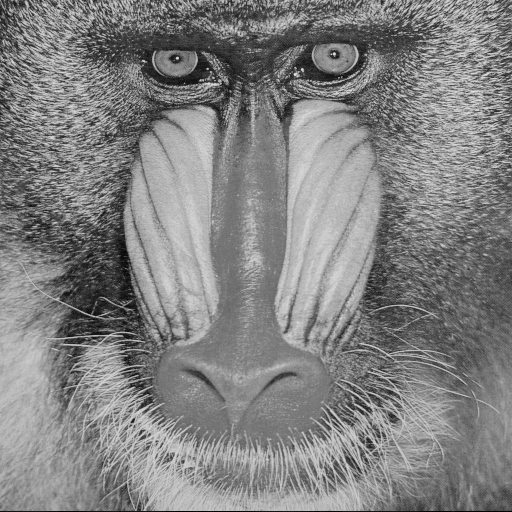
#> input picture Test_Images/mandrill.tiff, 512 x 512 px, found by its file name
$ jupyter execute FFT.ipynb
#> lines starting #> are read from the running program, lines starting #| are printed output that depends on the picture; after the words box and inside, x2 and y2 are one past the last pixel; in counts of white or black regions, pixels touching at a corner belong together
[cell 1]
import numpy as np
import cv2
import matplotlib.pyplot as plt

[cell 2]
path = '/content/drive/My Drive/Projects/DIP_Assignments/Test_Images/mandrill.tiff'
im = cv2.imread(path)
#> im is the input picture: shape (512, 512, 3); min 0, max 231, mean 129.6
plt.figure(figsize=(5,5))
plt.imshow(im,cmap='gray')
plt.show()

[cell 3]
# FFT
F1 = np.fft.fft2(im)
plt.figure(figsize=(5,5))
F1 = F1[:,:,0]
F1 = np.abs(F1).astype(np.uint8)
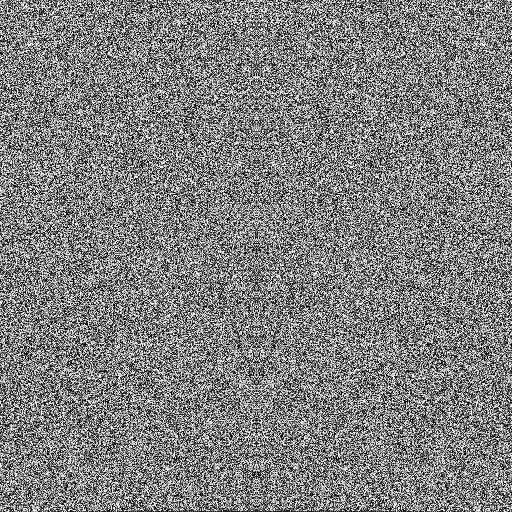
#> F1: shape (512, 512); min 0, max 255, mean 127.5
plt.imshow(F1,cmap='gray')
plt.show()

[cell 4]
# Ideal Low Pass Filter
def getdistance(a,b):
  dist = (((a[0]-b[0])**2) + ((a[1]-b[1])**2))**(0.5)
  return dist

def LowPass(Image,D):
#> called with D = 100
  S = Image.shape
#> S = (512, 512)
  Filter = np.ones(S)
  cx , cy = S[0]//2,S[1]//2
#> cx = 256; cy = 256
  for i in range(S[0]):
    for j in range(S[0]):
      dist = getdistance([i,j],[cx,cy])
      if dist<=D:
        Filter[i][j] = 1
      else:
        Filter[i][j] = 0
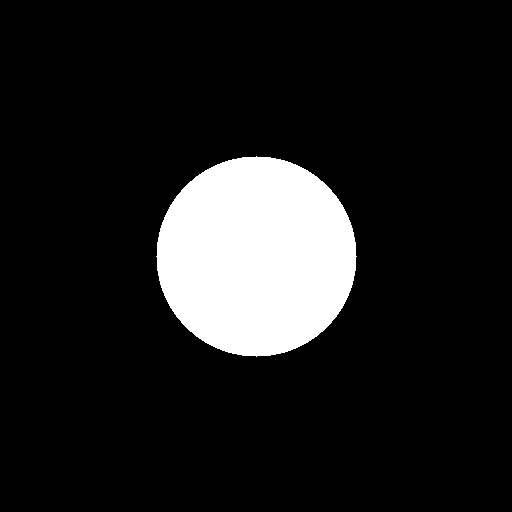
#> Filter: shape (512, 512) float64; values 0 (black) and 1 (white), 12% white; 1 white region, box (x1, y1, x2, y2) and area: (156, 156, 357, 357) 31417
  plt.imshow(Filter,cmap='gray')
  plt.show()
  return Filter

Filter = LowPass(F1,100)
F2 = F1*Filter
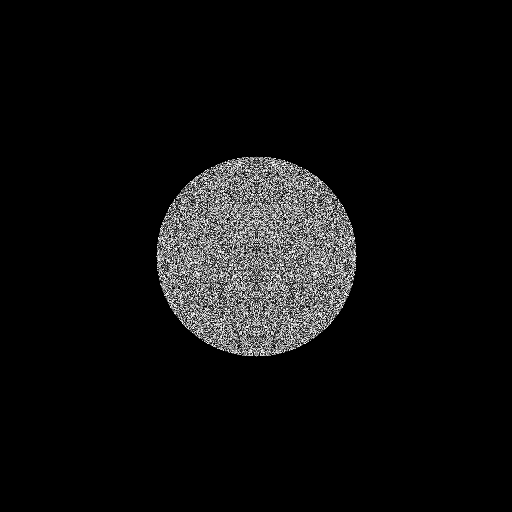
#> F2: shape (512, 512) float64; min 0, max 255, mean 15.3
F2_Inv = np.fft.ifft2(F2)
print(F2_Inv)
#> (printed output is left out)
F2_Inv = (np.abs(F2_Inv)).astype(np.uint8)
plt.imshow(F2_Inv,cmap='gray')
plt.show()

$ run again, with Test_Images/house.tiff copied over Test_Images/mandrill.tiff
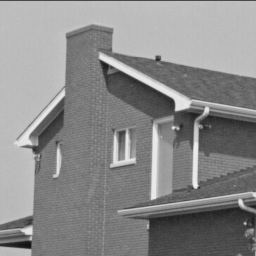
#> input picture Test_Images/house.tiff, 256 x 256 px, found by its file name
#> im is the input picture: shape (256, 256, 3); min 17, max 239, mean 138.1
#> after the loop in LowPass, `for i in range(S[0]):`:
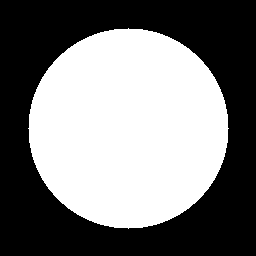
#> Filter: shape (256, 256) float64; values 0 (black) and 1 (white), 47.9% white; 1 white region, box (x1, y1, x2, y2) and area: (28, 28, 229, 229) 31417
#> `F2 = F1*Filter`:
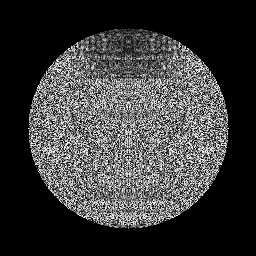
#> F2: shape (256, 256) float64; min 0, max 255, mean 58.4
#> (printed output is left out)

$ run again, with Test_Images/man.tiff copied over Test_Images/mandrill.tiff
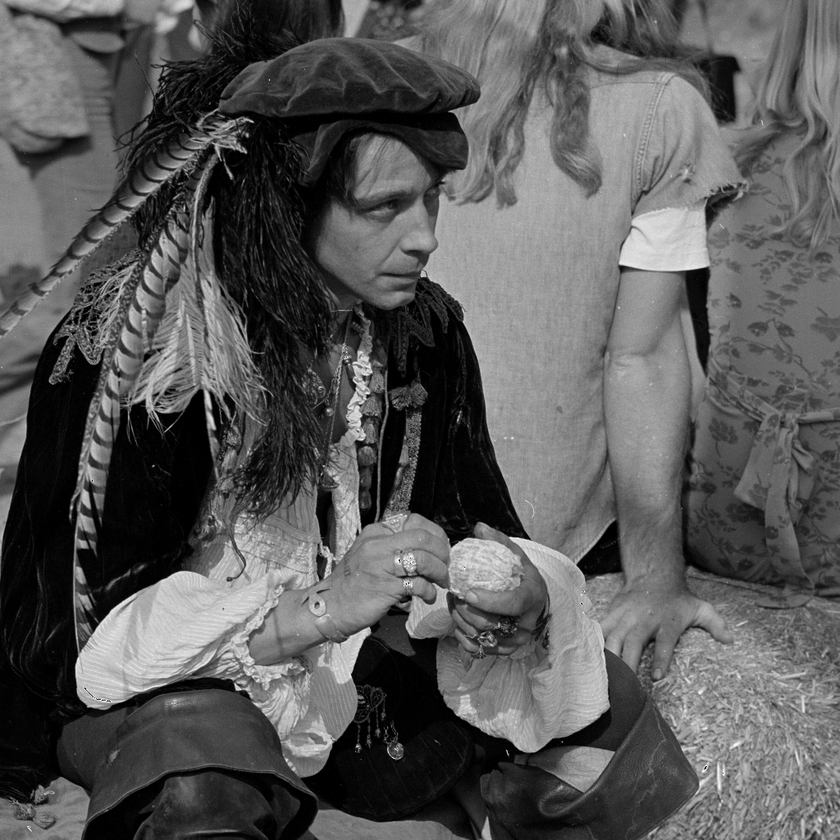
#> input picture Test_Images/man.tiff, 840 x 840 px, shrunk from 1024 x 1024 before the run, found by its file name
#> im is the input picture: shape (840, 840, 3); min 0, max 255, mean 89
#> after the loop in LowPass, `for i in range(S[0]):`:
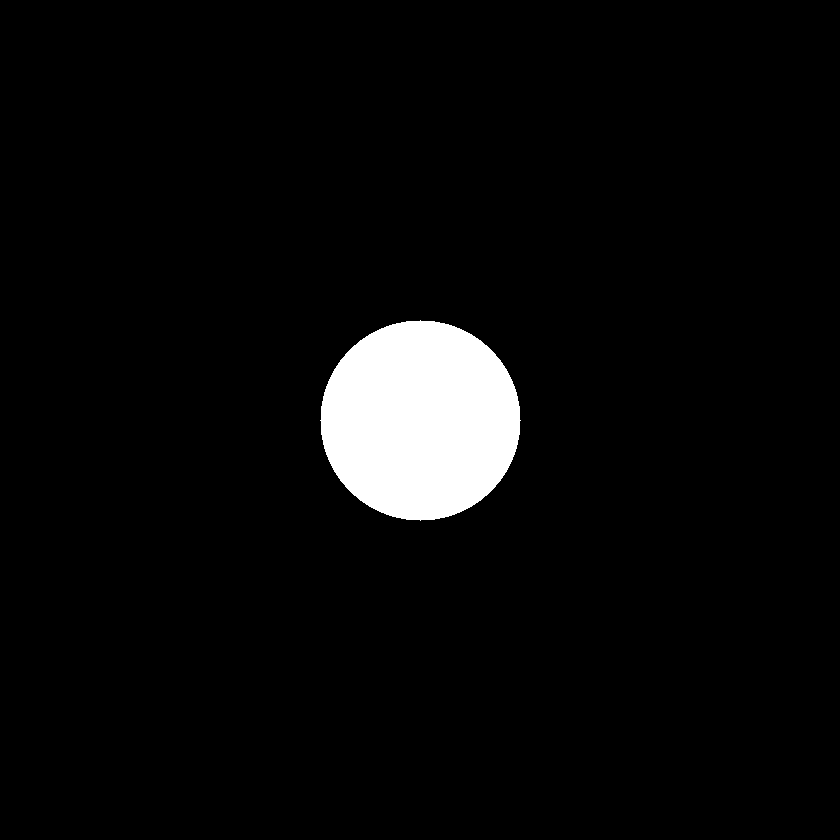
#> Filter: shape (840, 840) float64; values 0 (black) and 1 (white), 4.5% white; 1 white region, box (x1, y1, x2, y2) and area: (320, 320, 521, 521) 31417
#> `F2 = F1*Filter`:
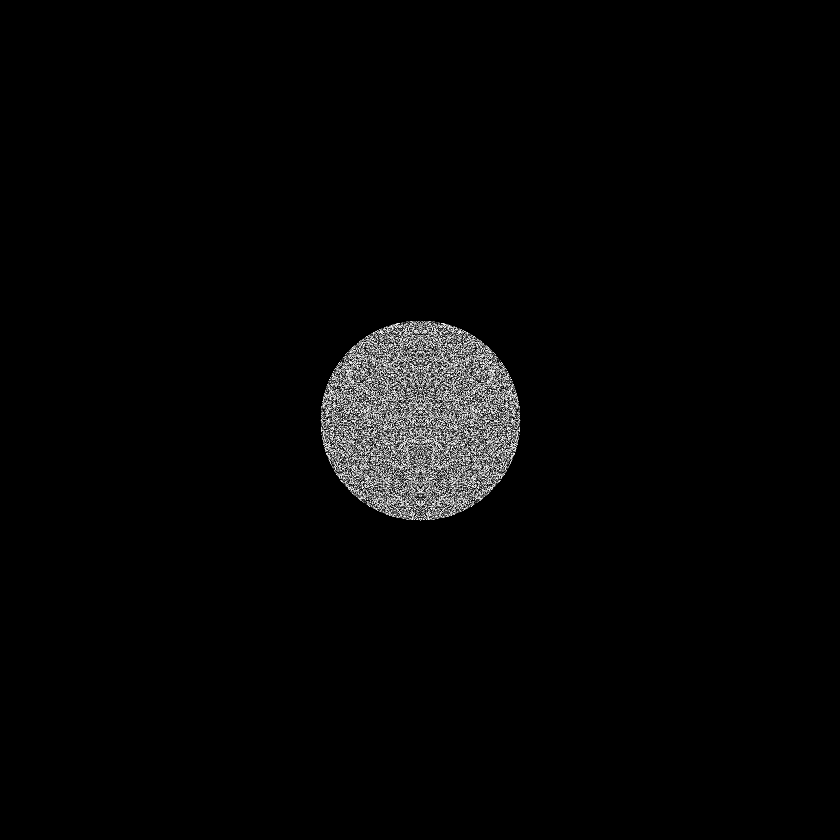
#> F2: shape (840, 840) float64; min 0, max 255, mean 5.7
#> (printed output is left out)
